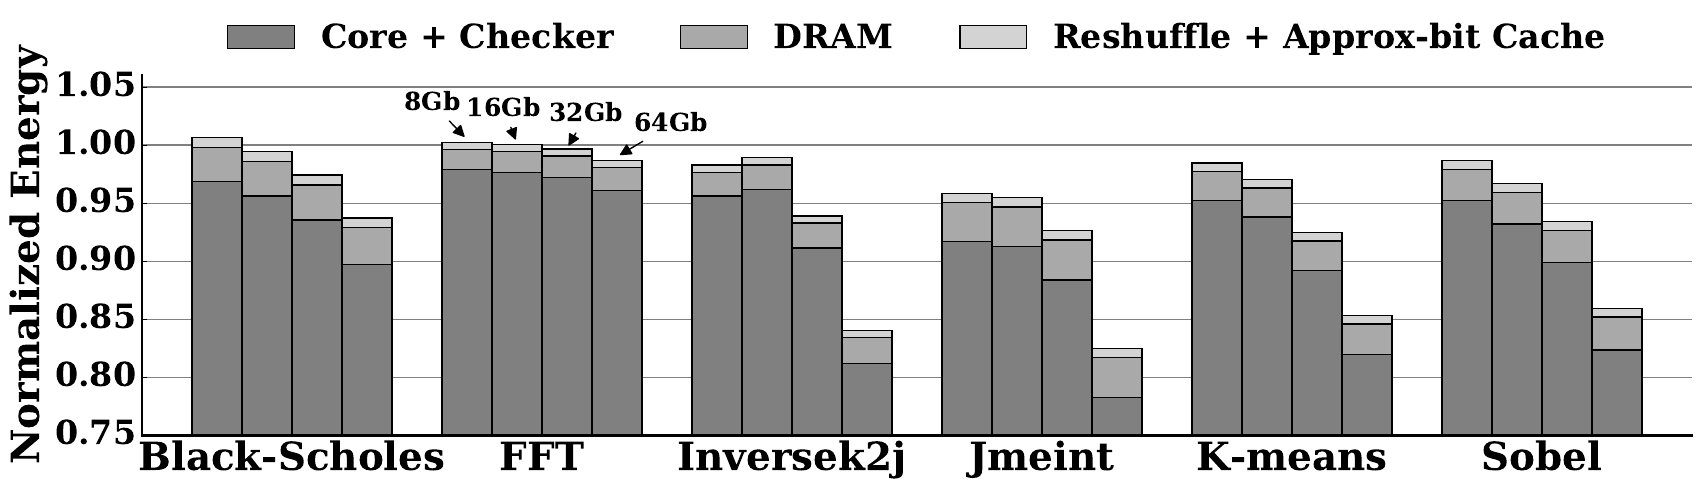

Recreate this plot in Python.
import numpy as np
import matplotlib.pyplot as plt
import matplotlib
from matplotlib import rc
import sys


labels = ['Black-Scholes', 'FFT', 'Inversek2j', 'Jmeint', 'K-means', 'Sobel']
sizes = ['8Gb', '16Gb', '32Gb', '64Gb']
colors=['grey', 'darkgrey', 'lightgrey', 'white']

rc('xtick', labelsize=28)
rc('ytick', labelsize=24)
rc('font',**{'family':'sans-serif','sans-serif':['Times New Romans'], 'weight':'bold'})
plt.rc('font', family='serif')


f1 = open('checker.txt')
f2 = open('reshuffle.txt')
f3 = open('dram.txt')
f4 = open('core.txt')

name=['Reshuffle + Approx-bit Cache', 'DRAM', 'Core + Checker']


r1 = {'8Gb':[], '16Gb':[], '32Gb':[], '64Gb':[]}
r2 = {'8Gb':[], '16Gb':[], '32Gb':[], '64Gb':[]}
r3 = {'8Gb':[], '16Gb':[], '32Gb':[], '64Gb':[]}
r4 = {'8Gb':[], '16Gb':[], '32Gb':[], '64Gb':[]}

for line in f1:
    floats = [float(x) for x in line.split()]
    
    r1['8Gb'].append(floats[0])
    r1['16Gb'].append(floats[1])
    r1['32Gb'].append(floats[2])
    r1['64Gb'].append(floats[3])

for line in f2:
    floats = [float(x) for x in line.split()]
    
    r2['8Gb'].append(floats[0])
    r2['16Gb'].append(floats[1])
    r2['32Gb'].append(floats[2])
    r2['64Gb'].append(floats[3])

for line in f3:
    floats = [float(x) for x in line.split()]
        
    r3['8Gb'].append(floats[0])
    r3['16Gb'].append(floats[1])
    r3['32Gb'].append(floats[2])
    r3['64Gb'].append(floats[3])

i = 0
for line in f4:
    floats = [float(x) for x in line.split()]
        
    r4['8Gb'].append(floats[0] + r1['8Gb'][i])
    r4['16Gb'].append(floats[1] + r1['16Gb'][i])
    r4['32Gb'].append(floats[2] + r1['32Gb'][i])
    r4['64Gb'].append(floats[3] + r1['64Gb'][i])
    
    i += 1

x = range(1,len(labels)+1)
total_width = 0.8
width = total_width / len(sizes)
x = [x[i] - total_width / 2 for i in range(len(labels))]

curr_size = 0
for size in sizes:
    if curr_size == len(sizes)/2:    
        curr_x = [x[j] + curr_size * width for j in range(len(labels))]
        
        plt.bar(curr_x, r4[size], label=name[2], width=width, color=colors[0], tick_label=labels)
        plt.bar(curr_x, r3[size], bottom=r4[size], label=name[1], width=width, color=colors[1], tick_label=labels)
        plt.bar(curr_x, r2[size], bottom=[r3[size][i] + r4[size][i] for i in range(0,len(r3[size]))], label=name[0], width=width, color=colors[2], tick_label=labels)
        #plt.bar(curr_x, r1[size], bottom=[r2[size][i] + r3[size][i] + r4[size][i] for i in range(0,len(r3[size]))], label=name[0], width=width,  color=colors[3], tick_label=labels)
    else:
        curr_x = [x[j] + curr_size * width for j in range(len(labels))]
        
        plt.bar(curr_x, r4[size], label='_nolegend_', width=width, color=colors[0])
        plt.bar(curr_x, r3[size], bottom=r4[size], label='_nolegend_', width=width, color=colors[1])
        plt.bar(curr_x, r2[size], bottom=[r3[size][i] + r4[size][i] for i in range(0,len(r3[size]))], label='_nolegend_', width=width, color=colors[2])
        #plt.bar(curr_x, r1[size], bottom=[r2[size][i] + r3[size][i] + r4[size][i] for i in range(0,len(r3[size]))], label=name[0], width=width,  color=colors[3])


    curr_size += 1


#plt.text(1.6, 1.02, '8Gb', fontsize=12)
#plt.text(1.8, 1.02, '16Gb', fontsize=12)
#plt.text(2, 1.02, '32Gb', fontsize=12)
#plt.text(2.2, 1.02, '64Gb', fontsize=12)

plt.annotate('8Gb', xy=(1.7, 1.005), xytext=(1.45, 1.03), arrowprops=dict(arrowstyle='-|>', facecolor='black'), fontsize=18)
plt.annotate('16Gb', xy=(1.9, 1.002), xytext=(1.7, 1.025), arrowprops=dict(arrowstyle='-|>', facecolor='black'), fontsize=18)
plt.annotate('32Gb', xy=(2.1, 0.997), xytext=(2.03, 1.02), arrowprops=dict(arrowstyle='-|>', facecolor='black'), fontsize=18)
plt.annotate('64Gb', xy=(2.3, 0.99), xytext=(2.37, 1.012), arrowprops=dict(arrowstyle='-|>', facecolor='black'), fontsize=18)


lgd = plt.legend(loc='center', bbox_to_anchor=(0.5, 1.10), ncol=3, fontsize=24)
lgd.get_frame().set_linewidth(0.0)
art=[]
art.append(lgd)

plt.ylabel('Normalized Energy', fontsize=28, weight='bold')
#plt.yticks([0.75,0.85,0.95,1.05])

axes = plt.gca()
axes.set_axisbelow(True)
axes.yaxis.grid(color='grey', linewidth=1, linestyle='-')
axes.set_ylim([0.75, 1.06])
axes.set_xlim([0.4, 6.6])
axes.spines['right'].set_visible(False)
axes.spines['left'].set_visible(True)
axes.spines['top'].set_visible(False)
axes.yaxis.set_ticks_position('left')
axes.xaxis.set_ticks_position('bottom')

for axis in ['top','bottom','left','right']:
      axes.spines[axis].set_linewidth(2)

fig = matplotlib.pyplot.gcf()
fig.set_size_inches(20, 4.5)
fig.savefig('energy.pdf', additional_artists=art, bbox_inches='tight')
